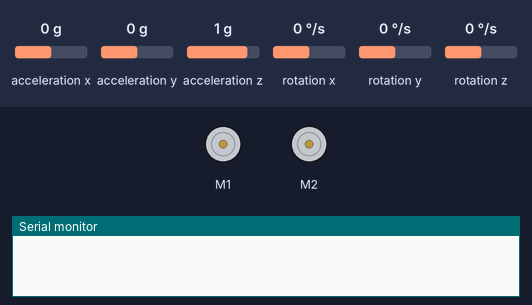
This sketch was run on a simulated Arduino Uno, built with avr-gcc and run on an emulated ATmega328P. Shown: 2 × DC motor (green arrow = forward, orange = backward, longer = faster), the last lines printed to the serial monitor. Inputs (shaded band) come from the test bench; at power-on: acceleration x 0 g, acceleration y 0 g, acceleration z 1 g, rotation x 0 °/s, rotation y 0 °/s, rotation z 0 °/s.

Above: at 0.1 s.
At 1.4 s:
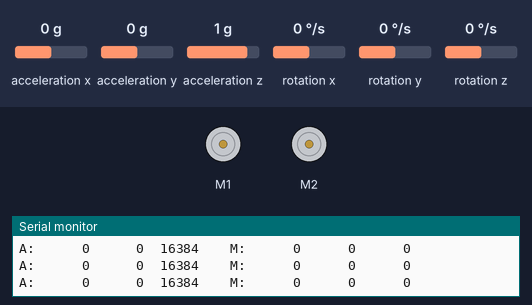
1.5 s: acceleration x set to -1.4 g
4.1 s: acceleration y set to -1.4 g
6.6 s: acceleration z set to -1.4 g
Timing chart, 0 to 11.8 s (numbered marks = the images above; inputs shaded):
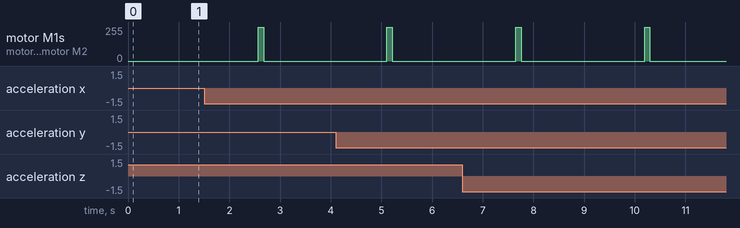

Measured:
- by itself, motor M1, motor M2: alternates forward 255/255 for 0.11 s and stopped for 2.4 s, 4 changes in all, then stays stopped

The sketch:

AccelerometerTest.ino
```cpp
/*
  The sensor outputs provided by the library are the raw 16-bit values
  obtained by concatenating the 8-bit high and low accelerometer and
  magnetometer data registers. They can be converted to units of g and
  gauss using the conversion factors specified in the datasheet for your
  particular device and full scale setting (gain).

  Example: An LSM303D gives a magnetometer X axis reading of 1982 with
  its default full scale setting of +/- 4 gauss. The M_GN specification
  in the LSM303D datasheet (page 10) states a conversion factor of 0.160
  mgauss/LSB (least significant bit) at this FS setting, so the raw
  reading of -1982 corresponds to 1982 * 0.160 = 317.1 mgauss =
  0.3171 gauss.

  In the LSM303DLHC, LSM303DLM, and LSM303DLH, the acceleration data
  registers actually contain a left-aligned 12-bit number, so the lowest
  4 bits are always 0, and the values should be shifted right by 4 bits
  (divided by 16) to be consistent with the conversion factors specified
  in the datasheets.

  Example: An LSM303DLH gives an accelerometer Z axis reading of -16144
  with its default full scale setting of +/- 2 g. Dropping the lowest 4
  bits gives a 12-bit raw value of -1009. The LA_So specification in the
  LSM303DLH datasheet (page 11) states a conversion factor of 1 mg/digit
  at this FS setting, so the value of -1009 corresponds to -1009 * 1 =
  1009 mg = 1.009 g.
*/
#include <Wire.h>
#include <LSM303.h>
#include <ZumoMotors.h>


class Timer {
    unsigned long nextTimeout;
    boolean hasExpired;

  public:
    Timer(unsigned long duration) {
      nextTimeout = millis() + duration;
    }

    boolean expired() {
      hasExpired = false;
      if (millis() > nextTimeout) {
        hasExpired = true;
      }
      else {
        hasExpired = false;
      }
      return hasExpired;
    }

    void reset(unsigned long duration) {
      nextTimeout = millis() + duration;
      //Serial.println("Reset the timer");
    }
};


ZumoMotors motors;

LSM303 compass;

char report[80];
int FORWARD_SPEED = 400;
unsigned long duration1 = 120;
unsigned long duration2 = 2500;
Timer timer1(duration1);
Timer timer2(duration2);
Timer timer3(0);
Timer timer4(12500);

void setup()
{
  Serial.begin(9600);
  Wire.begin();
  compass.init();
  compass.enableDefault();

delay(200);

}
bool drive = false;
void loop()
{

  compass.read();

  snprintf(report, sizeof(report), "A: %6d %6d %6d    M: %6d %6d %6d",
           compass.a.x, compass.a.y, compass.a.z,
           compass.m.x, compass.m.y, compass.m.z);
  if (timer3.expired()) {
    Serial.println(report);
  }

  /*
    Serial.print("timer1.expired() :");
    Serial.print(timer1.expired());
    Serial.print("      timer2.expired():::   ");
    Serial.println(timer2.expired());
  */
  if (!timer1.expired()) {
    motors.setSpeeds(FORWARD_SPEED, FORWARD_SPEED);
    drive = true;
  } else if (timer1.expired()) {
    motors.setSpeeds(0, 0);
  }

  if (timer1.expired() && timer2.expired()) {
    timer1.reset(duration1);
    timer2.reset(duration2);
  }

if (timer4.expired()) delay(999999999999);
}

/*
    Checks if the timer has expired. If the timer has expired,
    true is returned. If the timer has not yet expired,
    false is returned.

    @return true if timer has expired, false if not

*/


/**
  Starts the timer and set the timer to expire after the
  number of milliseconds given by the parameter duration.

  @param duration The number of milliseconds until the timer expires.
*/
```
